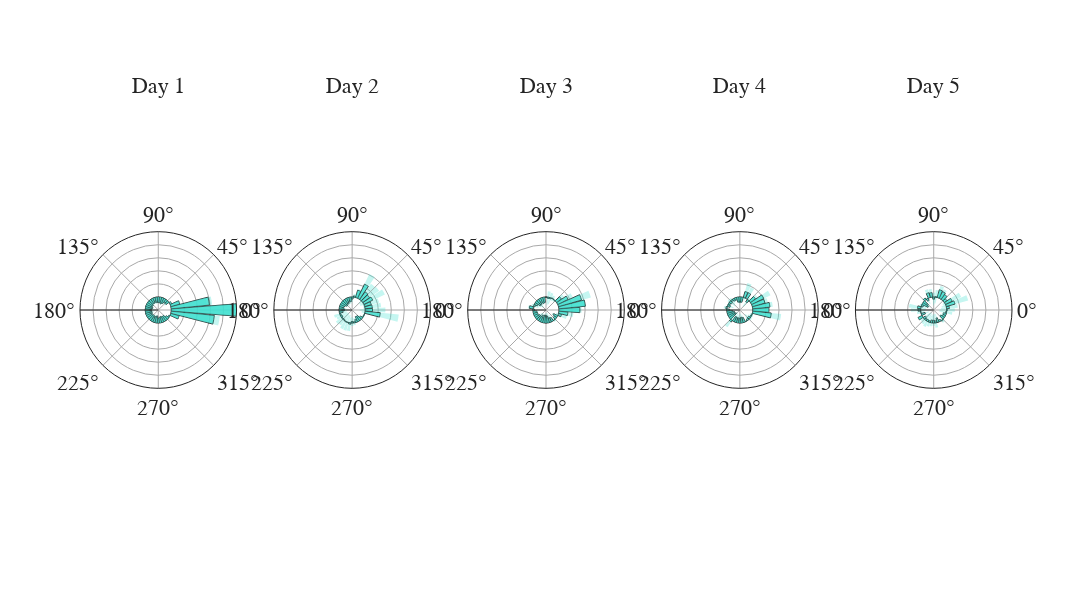

Notebook code cell kept with this figure:
### Code cell
## Compare day 1 to days 1 through 5 in A for both mice
outputA = pd.DataFrame()
for mouse in mouse_list:
        loop_data = pd.read_feather(pjoin(dpath, f'rotated_placefields/{mouse}/A1_A5_pearson_place.feat'))
        outputA = pd.concat([outputA, loop_data])
mouse_data = outputA.groupby(['mouse', 'session', 'rotation'], as_index=False).agg({'r': 'mean'})
fig_data = mouse_data.groupby(['session', 'rotation'], as_index=False).agg({'r': ['mean', 'sem']})
specs = [[{'type': 'polar'}, {'type': 'polar'}, {'type': 'polar'}, {'type': 'polar'}, {'type': 'polar'}]]
fig = pf.custom_graph_template(x_title='', y_title='', font_size=22, rows=1, columns=5, 
                               width=2300, height=600, specs=specs, titles=[f'Day {x}' for x in np.arange(1, 6)])
for idx, session in enumerate(natsorted(np.unique(fig_data['session']))):
        fig.add_trace(go.Barpolar(
            r=fig_data['r']['mean'][fig_data['session'] == session],
            theta=fig_data['rotation'][fig_data['session'] == session],
            marker_color='turquoise',
            marker_line_color='black',
            marker_line_width=1,
            opacity=0.8,
            showlegend=False
        ), row=1, col=idx + 1)
        fig.add_trace(go.Barpolar(
                r=fig_data['r']['mean'][fig_data['session'] == session] + fig_data['r']['sem'][fig_data['session'] == session],
                theta=fig_data['rotation'][fig_data['session'] == session],
                marker_color='turquoise',
                marker_line_color='black',
                marker_line_width=0,
                opacity=0.3,
                showlegend=False,
                name='upper'
        ), row=1, col=idx + 1)
        fig.add_trace(go.Barpolar(
                r=fig_data['r']['mean'][fig_data['session'] == session] - fig_data['r']['sem'][fig_data['session'] == session],
                theta=fig_data['rotation'][fig_data['session'] == session],
                marker_color='turquoise',
                marker_line_color='black',
                marker_line_width=0,
                opacity=0.3,
                showlegend=False,
                name='lower'
        ), row=1, col=idx + 1)
    
fig.update_polars(
        radialaxis = dict(showticklabels=False, ticks='', angle=180, tickangle=-180, range=[-0.2, 1], showgrid=True, gridcolor='darkgrey', dtick=0.2),
        angularaxis = dict(showticklabels=True, ticks='', showgrid=True, gridcolor='darkgrey'),
        barmode='overlay'
    )
fig.show()
fig.write_image(pjoin(fig_path, 'A1_A5_pearson_place.png'))

### Figure 1 — Plotly figure (JSON) as saved in the notebook; plotly's stock layout.template omitted (floating-point values rounded to 4 significant figures)
{"data": [{"marker": {"color": "turquoise", "line": {"color": "black", "width": 1}}, "opacity": 0.8, "r": [1.0, 0.5876, 0.1408, 0.02567, -0.05547, -0.05245, -0.08215, -0.09938, -0.0839, -0.08593, -0.08314, -0.07327, -0.08174, -0.07794, -0.09358, -0.09201, -0.1083, -0.1004, -0.09255, -0.09898, -0.0981, -0.09091, -0.08568, -0.09684, -0.08697, -0.09223, -0.1079, -0.07217, -0.0848, -0.09577, -0.0814, -0.08457, -0.04876, -0.01914, 0.1307, 0.663], "showlegend": false, "subplot": "polar", "theta": [0, 10, 20, 30, 40, 50, 60, 70, 80, 90, 100, 110, 120, 130, 140, 150, 160, 170, 180, 190, 200, 210, 220, 230, 240, 250, 260, 270, 280, 290, 300, 310, 320, 330, 340, 350], "type": "barpolar"}, {"marker": {"color": "turquoise", "line": {"color": "black", "width": 0}}, "name": "upper", "opacity": 0.3, "r": [1, 0.6302, 0.1557, 0.02931, -0.03248, -0.03677, -0.06884, -0.0891, -0.07472, -0.07436, -0.0695, -0.04273, -0.07081, -0.0643, -0.08156, -0.07739, -0.08184, -0.06866, -0.06025, -0.06265, -0.06245, -0.07139, -0.0842, -0.09039, -0.05615, -0.07295, -0.09968, -0.07011, -0.0784, -0.0921, -0.07235, -0.07517, -0.03733, -0.01156, 0.1362, 0.7477], "showlegend": false, "subplot": "polar", "theta": [0, 10, 20, 30, 40, 50, 60, 70, 80, 90, 100, 110, 120, 130, 140, 150, 160, 170, 180, 190, 200, 210, 220, 230, 240, 250, 260, 270, 280, 290, 300, 310, 320, 330, 340, 350], "type": "barpolar"}, {"marker": {"color": "turquoise", "line": {"color": "black", "width": 0}}, "name": "lower", "opacity": 0.3, "r": [1.0, 0.545, 0.1259, 0.02203, -0.07846, -0.06814, -0.09545, -0.1097, -0.09307, -0.0975, -0.09677, -0.1038, -0.09267, -0.09158, -0.1056, -0.1066, -0.1348, -0.1321, -0.1248, -0.1353, -0.1337, -0.1104, -0.08715, -0.1033, -0.1178, -0.1115, -0.1161, -0.07422, -0.09121, -0.09943, -0.09044, -0.09397, -0.06019, -0.02673, 0.1251, 0.5783], "showlegend": false, "subplot": "polar", "theta": [0, 10, 20, 30, 40, 50, 60, 70, 80, 90, 100, 110, 120, 130, 140, 150, 160, 170, 180, 190, 200, 210, 220, 230, 240, 250, 260, 270, 280, 290, 300, 310, 320, 330, 340, 350], "type": "barpolar"}, {"marker": {"color": "turquoise", "line": {"color": "black", "width": 1}}, "opacity": 0.8, "r": [0.1124, 0.1109, 0.1037, 0.1491, 0.1274, 0.142, 0.2388, 0.1149, 0.01767, -0.03213, -0.07068, -0.0722, -0.09189, -0.08675, -0.1002, -0.07725, -0.06555, -0.0722, -0.08253, -0.0581, -0.01374, -0.02659, -0.01294, -0.01416, 0.006148, 0.004951, 0.01981, -0.02355, -0.01655, -0.0473, -0.08676, -0.079, -0.04186, -0.006433, -0.003031, 0.2329], "showlegend": false, "subplot": "polar2", "theta": [0, 10, 20, 30, 40, 50, 60, 70, 80, 90, 100, 110, 120, 130, 140, 150, 160, 170, 180, 190, 200, 210, 220, 230, 240, 250, 260, 270, 280, 290, 300, 310, 320, 330, 340, 350], "type": "barpolar"}, {"marker": {"color": "turquoise", "line": {"color": "black", "width": 0}}, "name": "upper", "opacity": 0.3, "r": [0.3102, 0.2471, 0.2296, 0.3558, 0.308, 0.2956, 0.4113, 0.1326, 0.05056, 0.01383, -0.04016, -0.0428, -0.05758, -0.07056, -0.08401, -0.06151, -0.06244, -0.03783, -0.03344, -0.0001588, 0.08825, 0.06475, 0.1063, 0.09066, 0.1249, 0.1294, 0.1256, 0.04573, 0.03529, -0.01954, -0.0845, -0.07619, -0.02382, 0.01172, 0.01056, 0.5177], "showlegend": false, "subplot": "polar2", "theta": [0, 10, 20, 30, 40, 50, 60, 70, 80, 90, 100, 110, 120, 130, 140, 150, 160, 170, 180, 190, 200, 210, 220, 230, 240, 250, 260, 270, 280, 290, 300, 310, 320, 330, 340, 350], "type": "barpolar"}, {"marker": {"color": "turquoise", "line": {"color": "black", "width": 0}}, "name": "lower", "opacity": 0.3, "r": [-0.08532, -0.02529, -0.02233, -0.05755, -0.05314, -0.0116, 0.06629, 0.09728, -0.01521, -0.0781, -0.1012, -0.1016, -0.1262, -0.1029, -0.1165, -0.09299, -0.06866, -0.1066, -0.1316, -0.116, -0.1157, -0.1179, -0.1321, -0.119, -0.1126, -0.1195, -0.08598, -0.09282, -0.0684, -0.07507, -0.08903, -0.0818, -0.0599, -0.02459, -0.01663, -0.05193], "showlegend": false, "subplot": "polar2", "theta": [0, 10, 20, 30, 40, 50, 60, 70, 80, 90, 100, 110, 120, 130, 140, 150, 160, 170, 180, 190, 200, 210, 220, 230, 240, 250, 260, 270, 280, 290, 300, 310, 320, 330, 340, 350], "type": "barpolar"}, {"marker": {"color": "turquoise", "line": {"color": "black", "width": 1}}, "opacity": 0.8, "r": [0.3196, 0.406, 0.3657, 0.1754, 0.09062, -0.006587, 0.005494, -0.01467, -0.01762, -0.005124, -0.08297, -0.09213, -0.07693, -0.09059, -0.09093, -0.05287, -0.02415, 0.05657, -0.0216, -0.05688, -0.06447, -0.06096, -0.07878, -0.07644, -0.1093, -0.08378, -0.1215, -0.117, -0.1052, -0.07324, -0.06604, -0.004004, -0.03894, -0.07067, 0.04794, 0.1379], "showlegend": false, "subplot": "polar3", "theta": [0, 10, 20, 30, 40, 50, 60, 70, 80, 90, 100, 110, 120, 130, 140, 150, 160, 170, 180, 190, 200, 210, 220, 230, 240, 250, 260, 270, 280, 290, 300, 310, 320, 330, 340, 350], "type": "barpolar"}, {"marker": {"color": "turquoise", "line": {"color": "black", "width": 0}}, "name": "upper", "opacity": 0.3, "r": [0.3456, 0.4096, 0.5146, 0.2553, 0.1412, 0.01541, 0.04516, 0.07414, 0.08851, -0.004389, -0.07099, -0.09038, -0.03982, -0.04278, -0.04901, 0.0007605, 0.03121, 0.07646, -0.01069, -0.03608, -0.06237, -0.05262, -0.03204, -0.02298, -0.0822, -0.04145, -0.1002, -0.08589, -0.05857, 0.001863, -0.01816, 0.02469, -0.0262, -0.05172, 0.1328, 0.223], "showlegend": false, "subplot": "polar3", "theta": [0, 10, 20, 30, 40, 50, 60, 70, 80, 90, 100, 110, 120, 130, 140, 150, 160, 170, 180, 190, 200, 210, 220, 230, 240, 250, 260, 270, 280, 290, 300, 310, 320, 330, 340, 350], "type": "barpolar"}, {"marker": {"color": "turquoise", "line": {"color": "black", "width": 0}}, "name": "lower", "opacity": 0.3, "r": [0.2936, 0.4024, 0.2168, 0.0956, 0.04007, -0.02859, -0.03417, -0.1035, -0.1237, -0.005858, -0.09495, -0.09388, -0.114, -0.1384, -0.1328, -0.1065, -0.07952, 0.03667, -0.03251, -0.07768, -0.06658, -0.06929, -0.1255, -0.1299, -0.1365, -0.1261, -0.1427, -0.1481, -0.1517, -0.1483, -0.1139, -0.0327, -0.05169, -0.08962, -0.03694, 0.0529], "showlegend": false, "subplot": "polar3", "theta": [0, 10, 20, 30, 40, 50, 60, 70, 80, 90, 100, 110, 120, 130, 140, 150, 160, 170, 180, 190, 200, 210, 220, 230, 240, 250, 260, 270, 280, 290, 300, 310, 320, 330, 340, 350], "type": "barpolar"}, {"marker": {"color": "turquoise", "line": {"color": "black", "width": 1}}, "opacity": 0.8, "r": [0.245, 0.2634, 0.1996, 0.2069, 0.09437, -0.0445, 0.09409, 0.09402, -0.07808, -0.08177, -0.07635, -0.03721, -0.03773, -0.02351, -0.03895, -0.02644, -0.04294, 0.01639, -0.04313, -0.0906, -0.1157, -0.1076, -0.1258, 0.02714, -0.0833, -0.07628, -0.07681, -0.07327, -0.0869, -0.07781, -0.006809, -0.02547, -0.03485, -0.01546, -0.005993, 0.2835], "showlegend": false, "subplot": "polar4", "theta": [0, 10, 20, 30, 40, 50, 60, 70, 80, 90, 100, 110, 120, 130, 140, 150, 160, 170, 180, 190, 200, 210, 220, 230, 240, 250, 260, 270, 280, 290, 300, 310, 320, 330, 340, 350], "type": "barpolar"}, {"marker": {"color": "turquoise", "line": {"color": "black", "width": 0}}, "name": "upper", "opacity": 0.3, "r": [0.245, 0.3071, 0.2465, 0.3212, 0.1323, 0.03871, 0.1849, 0.2313, -0.06844, -0.06149, -0.063, -0.02563, -0.01418, 0.03186, 0.03245, -0.01377, 0.009502, 0.04885, -0.01549, -0.07207, -0.1139, -0.09662, -0.09451, 0.1263, -0.02526, -0.04479, -0.02473, -0.02197, -0.03195, -0.03266, 0.0046, 0.005168, 0.02603, 0.01977, 0.01893, 0.436], "showlegend": false, "subplot": "polar4", "theta": [0, 10, 20, 30, 40, 50, 60, 70, 80, 90, 100, 110, 120, 130, 140, 150, 160, 170, 180, 190, 200, 210, 220, 230, 240, 250, 260, 270, 280, 290, 300, 310, 320, 330, 340, 350], "type": "barpolar"}, {"marker": {"color": "turquoise", "line": {"color": "black", "width": 0}}, "name": "lower", "opacity": 0.3, "r": [0.245, 0.2198, 0.1526, 0.09267, 0.05644, -0.1277, 0.003247, -0.04331, -0.08773, -0.1021, -0.08969, -0.04878, -0.06129, -0.07888, -0.1104, -0.03911, -0.09538, -0.01606, -0.07076, -0.1091, -0.1176, -0.1186, -0.1571, -0.07203, -0.1413, -0.1078, -0.1289, -0.1246, -0.1419, -0.123, -0.01822, -0.05611, -0.09574, -0.05069, -0.03091, 0.1311], "showlegend": false, "subplot": "polar4", "theta": [0, 10, 20, 30, 40, 50, 60, 70, 80, 90, 100, 110, 120, 130, 140, 150, 160, 170, 180, 190, 200, 210, 220, 230, 240, 250, 260, 270, 280, 290, 300, 310, 320, 330, 340, 350], "type": "barpolar"}, {"marker": {"color": "turquoise", "line": {"color": "black", "width": 1}}, "opacity": 0.8, "r": [0.006152, 0.04198, 0.1387, 0.1135, 0.047, 0.08899, 0.1133, 0.122, 0.005103, -0.03342, 0.06721, 0.07439, -0.03628, 0.02619, -0.08335, -0.1031, -0.02967, 0.05009, 0.03972, 0.00168, -0.06208, 0.0656, -0.04154, -0.02921, -0.02886, -0.02182, -0.04218, -0.04189, -0.03164, -0.07032, -0.02848, 0.01134, -0.06698, -0.04095, -0.04356, -0.01292], "showlegend": false, "subplot": "polar5", "theta": [0, 10, 20, 30, 40, 50, 60, 70, 80, 90, 100, 110, 120, 130, 140, 150, 160, 170, 180, 190, 200, 210, 220, 230, 240, 250, 260, 270, 280, 290, 300, 310, 320, 330, 340, 350], "type": "barpolar"}, {"marker": {"color": "turquoise", "line": {"color": "black", "width": 0}}, "name": "upper", "opacity": 0.3, "r": [0.1229, 0.1703, 0.349, 0.2662, 0.07297, 0.09044, 0.1505, 0.1813, 0.107, 0.06571, 0.122, 0.13, 0.01773, 0.02653, -0.04655, -0.08607, 0.02645, 0.1824, 0.1491, 0.05907, 0.002636, 0.07378, 0.05164, 0.06905, 0.08672, 0.06465, 0.05143, 0.04311, 0.0734, -0.002151, -0.02354, 0.04293, -0.05597, -0.01903, -0.02479, 0.08685], "showlegend": false, "subplot": "polar5", "theta": [0, 10, 20, 30, 40, 50, 60, 70, 80, 90, 100, 110, 120, 130, 140, 150, 160, 170, 180, 190, 200, 210, 220, 230, 240, 250, 260, 270, 280, 290, 300, 310, 320, 330, 340, 350], "type": "barpolar"}, {"marker": {"color": "turquoise", "line": {"color": "black", "width": 0}}, "name": "lower", "opacity": 0.3, "r": [-0.1106, -0.08631, -0.07159, -0.03926, 0.02103, 0.08754, 0.07601, 0.06272, -0.09677, -0.1326, 0.01237, 0.01882, -0.09028, 0.02586, -0.1201, -0.1201, -0.08579, -0.08224, -0.06968, -0.05571, -0.1268, 0.05741, -0.1347, -0.1275, -0.1444, -0.1083, -0.1358, -0.1269, -0.1367, -0.1385, -0.03342, -0.02025, -0.078, -0.06287, -0.06233, -0.1127], "showlegend": false, "subplot": "polar5", "theta": [0, 10, 20, 30, 40, 50, 60, 70, 80, 90, 100, 110, 120, 130, 140, 150, 160, 170, 180, 190, 200, 210, 220, 230, 240, 250, 260, 270, 280, 290, 300, 310, 320, 330, 340, 350], "type": "barpolar"}], "layout": {"annotations": [{"font": {"size": 22}, "showarrow": false, "text": "Day 1", "x": 0.084, "xanchor": "center", "xref": "paper", "y": 1, "yanchor": "bottom", "yref": "paper"}, {"font": {"size": 22}, "showarrow": false, "text": "Day 2", "x": 0.292, "xanchor": "center", "xref": "paper", "y": 1, "yanchor": "bottom", "yref": "paper"}, {"font": {"size": 22}, "showarrow": false, "text": "Day 3", "x": 0.5, "xanchor": "center", "xref": "paper", "y": 1, "yanchor": "bottom", "yref": "paper"}, {"font": {"size": 22}, "showarrow": false, "text": "Day 4", "x": 0.708, "xanchor": "center", "xref": "paper", "y": 1, "yanchor": "bottom", "yref": "paper"}, {"font": {"size": 22}, "showarrow": false, "text": "Day 5", "x": 0.916, "xanchor": "center", "xref": "paper", "y": 1, "yanchor": "bottom", "yref": "paper"}], "font": {"family": "Arial", "size": 22}, "height": 600, "polar": {"angularaxis": {"gridcolor": "darkgrey", "showgrid": true, "showticklabels": true, "ticks": ""}, "barmode": "overlay", "domain": {"x": [0, 0.168], "y": [0, 1]}, "radialaxis": {"angle": -180, "dtick": 0.2, "gridcolor": "darkgrey", "range": [-0.2, 1], "showgrid": true, "showticklabels": false, "tickangle": -180, "ticks": ""}}, "polar2": {"angularaxis": {"gridcolor": "darkgrey", "showgrid": true, "showticklabels": true, "ticks": ""}, "barmode": "overlay", "domain": {"x": [0.208, 0.376], "y": [0, 1]}, "radialaxis": {"angle": -180, "dtick": 0.2, "gridcolor": "darkgrey", "range": [-0.2, 1], "showgrid": true, "showticklabels": false, "tickangle": -180, "ticks": ""}}, "polar3": {"angularaxis": {"gridcolor": "darkgrey", "showgrid": true, "showticklabels": true, "ticks": ""}, "barmode": "overlay", "domain": {"x": [0.416, 0.584], "y": [0, 1]}, "radialaxis": {"angle": -180, "dtick": 0.2, "gridcolor": "darkgrey", "range": [-0.2, 1], "showgrid": true, "showticklabels": false, "tickangle": -180, "ticks": ""}}, "polar4": {"angularaxis": {"gridcolor": "darkgrey", "showgrid": true, "showticklabels": true, "ticks": ""}, "barmode": "overlay", "domain": {"x": [0.624, 0.792], "y": [0, 1]}, "radialaxis": {"angle": -180, "dtick": 0.2, "gridcolor": "darkgrey", "range": [-0.2, 1], "showgrid": true, "showticklabels": false, "tickangle": -180, "ticks": ""}}, "polar5": {"angularaxis": {"gridcolor": "darkgrey", "showgrid": true, "showticklabels": true, "ticks": ""}, "barmode": "overlay", "domain": {"x": [0.832, 1], "y": [0, 1]}, "radialaxis": {"angle": -180, "dtick": 0.2, "gridcolor": "darkgrey", "range": [-0.2, 1], "showgrid": true, "showticklabels": false, "tickangle": -180, "ticks": ""}}, "title": {"x": 0.5, "xanchor": "center", "y": 0.9, "yanchor": "top"}, "width": 2300, "xaxis": {"linewidth": 1.5, "title": {"text": ""}}, "yaxis": {"linewidth": 1.5, "title": {"text": ""}}}}
